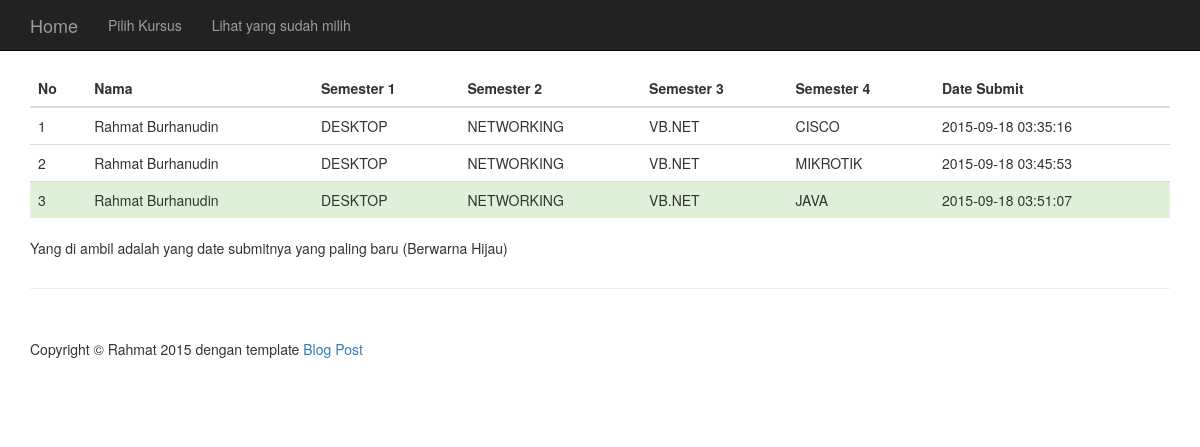
The app's page /data.php with its own data.
### tables this page shows
CREATE TABLE IF NOT EXISTS `data` (
  `id` int(3) NOT NULL,
  `nama` varchar(25) NOT NULL,
  `npm` varchar(25) NOT NULL,
  `satu` varchar(25) NOT NULL,
  `dua` varchar(25) NOT NULL,
  `tiga` varchar(25) NOT NULL,
  `empat` varchar(25) NOT NULL,
  `waktu` timestamp NOT NULL DEFAULT CURRENT_TIMESTAMP
);

### data.php (the view, shortened to what this page needs)
<?php
include('db.php');
?>
<!DOCTYPE html>
<html lang="en">
<head>
    <link href="css/bootstrap.min.css" rel="stylesheet">
    <link href="css/blog-post.css" rel="stylesheet">
</head>
<body>
    <nav class="navbar navbar-inverse navbar-fixed-top" role="navigation">
        <div class="container">
            <div class="navbar-header">
               <a class="navbar-brand" href="index.php">Home</a>
            </div>
            <div class="collapse navbar-collapse" id="bs-example-navbar-collapse-1">
                <ul class="nav navbar-nav">
                    <li>
                        <a href="pilih.php">Pilih Kursus</a>
                    </li>
                    <li>
                        <a href="data.php">Lihat yang sudah milih</a>
                    </li>
                </ul>
            </div>
        </div>
    </nav>
    <div class="container">
        <div class="row">
            <div class="col-lg-12">
			<table class="table">
				<thead>
					<tr>
						<th>
							No
						</th>
						<th>
							Nama
						</th>
						<th>
							Semester 1
						</th>
						<th>
							Semester 2
						</th>
						<th>
							Semester 3
						</th>
						<th>
							Semester 4
						</th>
						<th>
							Date Submit
						</th>
					</tr>
				</thead>
				<tbody>
				<?php
				$angka = -1;
				$sql = "SELECT * FROM `data` ORDER BY `nama` ASC, `waktu` ASC";
				$query = mysqli_query($link,$sql);
				while ($row =  mysqli_fetch_row($query)) {
					if ($angka == -1) {
						$angka++;
						$row2 = $row;
						continue;
					}
						$angka++;
						if ($row[1] == $row2[1]) {
				?>
					<tr>
						<td>
							<?=$angka?>
						</td>
						<td>
							<?=$row2[1]?>
						</td>
						<td>
							<?=$row2[3]?>
						</td>
						<td>
							<?=$row2[4]?>
						</td>
						<td>
							<?=$row2[5]?>
						</td>
						<td>
							<?=$row2[6]?>
						</td>
						<td>
							<?=$row2[7]?>
						</td>
					</tr>
					<?php
						}
						$row2 = $row;
					}
					$angka++;
					?>
						<tr class="success">
						<td>
							<?=$angka?>
						</td>
						<td>
							<?=$row2[1]?>
						</td>
						<td>
							<?=$row2[3]?>
						</td>
						<td>
							<?=$row2[4]?>
						</td>
						<td>
							<?=$row2[5]?>
						</td>
						<td>
							<?=$row2[6]?>
						</td>
						<td>
							<?=$row2[7]?>
						</td>
					</tr>
				</tbody>
			</table>
			<p>Yang di ambil adalah yang date submitnya yang paling baru (Berwarna Hijau)</p>
            </div>
        </div>
        <hr>
        <footer>
            <div class="row">
                <div class="col-lg-12">
                    <p>Copyright &copy; Rahmat 2015 dengan template <a rel="nofollow" href="http://startbootstrap.com/template-overviews/blog-post/">Blog Post</a></p>
                </div>
            </div>
        </footer>
    </div>
</body>
</html>

### css/blog-post.css (style rules this page uses)
body { padding-top: 70px; }
footer { margin: 50px 0; }

### records on screen
data: nama "Rahmat Burhanudin", satu "DESKTOP", dua "NETWORKING", tiga "VB.NET", empat "MIKROTIK", waktu "2015-09-18 03:45:53"
data: nama "Rahmat Burhanudin", satu "DESKTOP", dua "NETWORKING", tiga "VB.NET", empat "CISCO", waktu "2015-09-18 03:35:16"
data: nama "Rahmat Burhanudin", satu "DESKTOP", dua "NETWORKING", tiga "VB.NET", empat "JAVA", waktu "2015-09-18 03:51:07"

### other values on screen
$angka "3"
